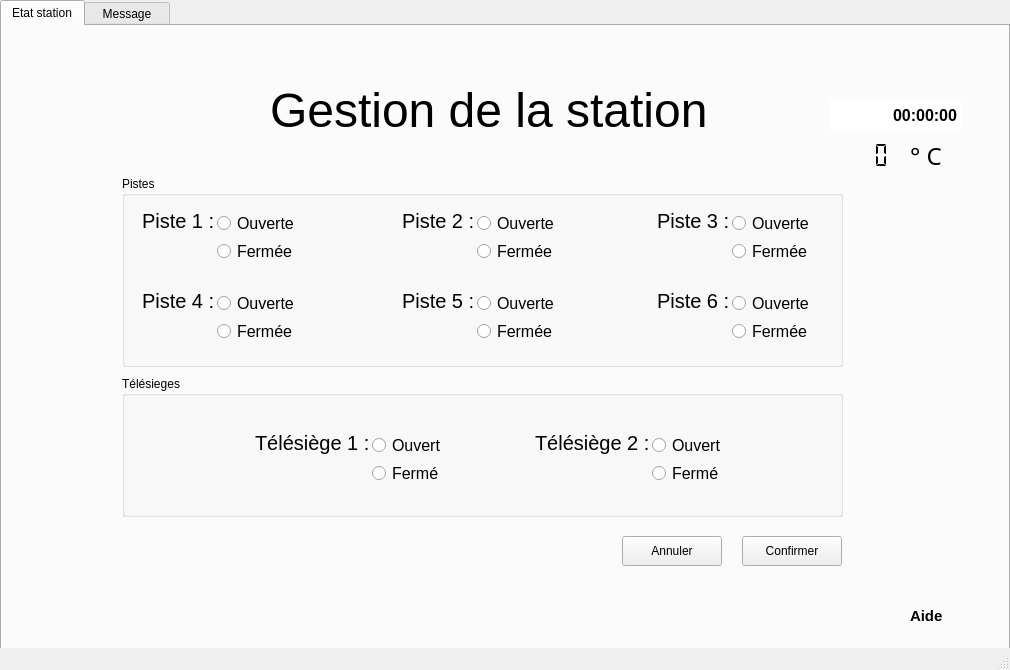
<?xml version="1.0" encoding="UTF-8"?>
<ui version="4.0">
 <class>MainView</class>
 <widget class="QMainWindow" name="MainView">
  <property name="geometry">
   <rect>
    <x>0</x>
    <y>0</y>
    <width>1010</width>
    <height>670</height>
   </rect>
  </property>
  <property name="windowTitle">
   <string>MainView</string>
  </property>
  <widget class="QWidget" name="centralWidget">
   <widget class="QTabWidget" name="tabWidget">
    <property name="enabled">
     <bool>true</bool>
    </property>
    <property name="geometry">
     <rect>
      <x>0</x>
      <y>0</y>
      <width>1010</width>
      <height>670</height>
     </rect>
    </property>
    <property name="minimumSize">
     <size>
      <width>0</width>
      <height>0</height>
     </size>
    </property>
    <property name="sizeIncrement">
     <size>
      <width>0</width>
      <height>0</height>
     </size>
    </property>
    <property name="tabPosition">
     <enum>QTabWidget::North</enum>
    </property>
    <property name="tabShape">
     <enum>QTabWidget::Rounded</enum>
    </property>
    <property name="currentIndex">
     <number>0</number>
    </property>
    <property name="iconSize">
     <size>
      <width>16</width>
      <height>16</height>
     </size>
    </property>
    <property name="documentMode">
     <bool>false</bool>
    </property>
    <widget class="QWidget" name="Etats">
     <property name="minimumSize">
      <size>
       <width>0</width>
       <height>0</height>
      </size>
     </property>
     <property name="baseSize">
      <size>
       <width>0</width>
       <height>0</height>
      </size>
     </property>
     <property name="font">
      <font>
       <italic>false</italic>
      </font>
     </property>
     <attribute name="title">
      <string>Etat station</string>
     </attribute>
     <widget class="QLabel" name="heureTxt">
      <property name="geometry">
       <rect>
        <x>900</x>
        <y>120</y>
        <width>121</width>
        <height>41</height>
       </rect>
      </property>
      <property name="font">
       <font>
        <family>Carlito</family>
        <pointsize>18</pointsize>
        <italic>false</italic>
       </font>
      </property>
      <property name="text">
       <string/>
      </property>
     </widget>
     <widget class="QGroupBox" name="Pistes">
      <property name="geometry">
       <rect>
        <x>120</x>
        <y>150</y>
        <width>721</width>
        <height>191</height>
       </rect>
      </property>
      <property name="title">
       <string>Pistes</string>
      </property>
      <widget class="QRadioButton" name="piste3ferme">
       <property name="geometry">
        <rect>
         <x>610</x>
         <y>58</y>
         <width>91</width>
         <height>34</height>
        </rect>
       </property>
       <property name="font">
        <font>
         <pointsize>12</pointsize>
         <italic>false</italic>
        </font>
       </property>
       <property name="text">
        <string>Fermée</string>
       </property>
       <property name="autoExclusive">
        <bool>false</bool>
       </property>
      </widget>
      <widget class="QRadioButton" name="piste5ferme">
       <property name="geometry">
        <rect>
         <x>355</x>
         <y>138</y>
         <width>91</width>
         <height>34</height>
        </rect>
       </property>
       <property name="font">
        <font>
         <pointsize>12</pointsize>
         <italic>false</italic>
        </font>
       </property>
       <property name="text">
        <string>Fermée</string>
       </property>
       <property name="autoExclusive">
        <bool>false</bool>
       </property>
      </widget>
      <widget class="QRadioButton" name="piste3ouvert">
       <property name="geometry">
        <rect>
         <x>610</x>
         <y>30</y>
         <width>91</width>
         <height>34</height>
        </rect>
       </property>
       <property name="font">
        <font>
         <pointsize>12</pointsize>
         <italic>false</italic>
        </font>
       </property>
       <property name="text">
        <string>Ouverte</string>
       </property>
       <property name="autoExclusive">
        <bool>false</bool>
       </property>
      </widget>
      <widget class="QLabel" name="piste5txt">
       <property name="geometry">
        <rect>
         <x>280</x>
         <y>108</y>
         <width>75</width>
         <height>34</height>
        </rect>
       </property>
       <property name="font">
        <font>
         <pointsize>15</pointsize>
         <italic>false</italic>
        </font>
       </property>
       <property name="text">
        <string>Piste 5 :</string>
       </property>
      </widget>
      <widget class="QLabel" name="piste4txt">
       <property name="geometry">
        <rect>
         <x>20</x>
         <y>108</y>
         <width>75</width>
         <height>34</height>
        </rect>
       </property>
       <property name="font">
        <font>
         <pointsize>15</pointsize>
         <italic>false</italic>
        </font>
       </property>
       <property name="text">
        <string>Piste 4 :</string>
       </property>
      </widget>
      <widget class="QLabel" name="piste3txt">
       <property name="geometry">
        <rect>
         <x>535</x>
         <y>28</y>
         <width>75</width>
         <height>34</height>
        </rect>
       </property>
       <property name="font">
        <font>
         <pointsize>15</pointsize>
         <italic>false</italic>
        </font>
       </property>
       <property name="text">
        <string>Piste 3 :</string>
       </property>
      </widget>
      <widget class="QRadioButton" name="piste1ouvert">
       <property name="geometry">
        <rect>
         <x>95</x>
         <y>30</y>
         <width>91</width>
         <height>34</height>
        </rect>
       </property>
       <property name="font">
        <font>
         <pointsize>12</pointsize>
         <italic>false</italic>
        </font>
       </property>
       <property name="text">
        <string>Ouverte</string>
       </property>
       <property name="autoExclusive">
        <bool>false</bool>
       </property>
      </widget>
      <widget class="QRadioButton" name="piste6ferme">
       <property name="geometry">
        <rect>
         <x>610</x>
         <y>138</y>
         <width>91</width>
         <height>34</height>
        </rect>
       </property>
       <property name="font">
        <font>
         <pointsize>12</pointsize>
         <italic>false</italic>
        </font>
       </property>
       <property name="text">
        <string>Fermée</string>
       </property>
       <property name="autoExclusive">
        <bool>false</bool>
       </property>
      </widget>
      <widget class="QLabel" name="piste2txt">
       <property name="geometry">
        <rect>
         <x>280</x>
         <y>28</y>
         <width>75</width>
         <height>34</height>
        </rect>
       </property>
       <property name="font">
        <font>
         <pointsize>15</pointsize>
         <italic>false</italic>
        </font>
       </property>
       <property name="text">
        <string>Piste 2 :</string>
       </property>
      </widget>
      <widget class="QRadioButton" name="piste5ouvert">
       <property name="geometry">
        <rect>
         <x>355</x>
         <y>110</y>
         <width>91</width>
         <height>34</height>
        </rect>
       </property>
       <property name="font">
        <font>
         <pointsize>12</pointsize>
         <italic>false</italic>
        </font>
       </property>
       <property name="text">
        <string>Ouverte</string>
       </property>
       <property name="autoExclusive">
        <bool>false</bool>
       </property>
      </widget>
      <widget class="QRadioButton" name="piste1ferme">
       <property name="geometry">
        <rect>
         <x>95</x>
         <y>58</y>
         <width>91</width>
         <height>34</height>
        </rect>
       </property>
       <property name="font">
        <font>
         <pointsize>12</pointsize>
         <italic>false</italic>
        </font>
       </property>
       <property name="text">
        <string>Fermée</string>
       </property>
       <property name="autoExclusive">
        <bool>false</bool>
       </property>
      </widget>
      <widget class="QRadioButton" name="piste2ferme">
       <property name="geometry">
        <rect>
         <x>355</x>
         <y>58</y>
         <width>91</width>
         <height>34</height>
        </rect>
       </property>
       <property name="font">
        <font>
         <pointsize>12</pointsize>
         <italic>false</italic>
        </font>
       </property>
       <property name="text">
        <string>Fermée</string>
       </property>
       <property name="autoExclusive">
        <bool>false</bool>
       </property>
      </widget>
      <widget class="QRadioButton" name="piste4ouvert">
       <property name="geometry">
        <rect>
         <x>95</x>
         <y>110</y>
         <width>91</width>
         <height>34</height>
        </rect>
       </property>
       <property name="font">
        <font>
         <pointsize>12</pointsize>
         <italic>false</italic>
        </font>
       </property>
       <property name="text">
        <string>Ouverte</string>
       </property>
       <property name="autoExclusive">
        <bool>false</bool>
       </property>
      </widget>
      <widget class="QLabel" name="piste6txt">
       <property name="geometry">
        <rect>
         <x>535</x>
         <y>108</y>
         <width>75</width>
         <height>34</height>
        </rect>
       </property>
       <property name="font">
        <font>
         <pointsize>15</pointsize>
         <italic>false</italic>
        </font>
       </property>
       <property name="text">
        <string>Piste 6 :</string>
       </property>
      </widget>
      <widget class="QLabel" name="piste1txt">
       <property name="geometry">
        <rect>
         <x>20</x>
         <y>28</y>
         <width>75</width>
         <height>34</height>
        </rect>
       </property>
       <property name="font">
        <font>
         <pointsize>15</pointsize>
         <italic>false</italic>
        </font>
       </property>
       <property name="text">
        <string>Piste 1 :</string>
       </property>
      </widget>
      <widget class="QRadioButton" name="piste2ouvert">
       <property name="geometry">
        <rect>
         <x>355</x>
         <y>30</y>
         <width>91</width>
         <height>34</height>
        </rect>
       </property>
       <property name="font">
        <font>
         <pointsize>12</pointsize>
         <italic>false</italic>
        </font>
       </property>
       <property name="text">
        <string>Ouverte</string>
       </property>
       <property name="autoExclusive">
        <bool>false</bool>
       </property>
      </widget>
      <widget class="QRadioButton" name="piste4ferme">
       <property name="geometry">
        <rect>
         <x>95</x>
         <y>138</y>
         <width>91</width>
         <height>34</height>
        </rect>
       </property>
       <property name="font">
        <font>
         <pointsize>12</pointsize>
         <italic>false</italic>
        </font>
       </property>
       <property name="text">
        <string>Fermée</string>
       </property>
       <property name="autoExclusive">
        <bool>false</bool>
       </property>
      </widget>
      <widget class="QRadioButton" name="piste6ouvert">
       <property name="geometry">
        <rect>
         <x>610</x>
         <y>110</y>
         <width>91</width>
         <height>34</height>
        </rect>
       </property>
       <property name="font">
        <font>
         <pointsize>12</pointsize>
         <italic>false</italic>
        </font>
       </property>
       <property name="text">
        <string>Ouverte</string>
       </property>
       <property name="autoExclusive">
        <bool>false</bool>
       </property>
      </widget>
     </widget>
     <widget class="QGroupBox" name="groupBox_2">
      <property name="geometry">
       <rect>
        <x>120</x>
        <y>350</y>
        <width>721</width>
        <height>141</height>
       </rect>
      </property>
      <property name="title">
       <string>Télésieges</string>
      </property>
      <widget class="QLabel" name="teles1txt">
       <property name="geometry">
        <rect>
         <x>133</x>
         <y>50</y>
         <width>131</width>
         <height>34</height>
        </rect>
       </property>
       <property name="font">
        <font>
         <pointsize>15</pointsize>
         <italic>false</italic>
        </font>
       </property>
       <property name="text">
        <string>Télésiège 1 :</string>
       </property>
      </widget>
      <widget class="QRadioButton" name="teles1ouvert">
       <property name="geometry">
        <rect>
         <x>250</x>
         <y>52</y>
         <width>91</width>
         <height>34</height>
        </rect>
       </property>
       <property name="font">
        <font>
         <pointsize>12</pointsize>
         <italic>false</italic>
        </font>
       </property>
       <property name="text">
        <string>Ouvert</string>
       </property>
       <property name="checkable">
        <bool>false</bool>
       </property>
       <property name="autoExclusive">
        <bool>false</bool>
       </property>
      </widget>
      <widget class="QRadioButton" name="teles2ferme">
       <property name="geometry">
        <rect>
         <x>530</x>
         <y>80</y>
         <width>91</width>
         <height>34</height>
        </rect>
       </property>
       <property name="font">
        <font>
         <pointsize>12</pointsize>
         <italic>false</italic>
        </font>
       </property>
       <property name="text">
        <string>Fermé</string>
       </property>
       <property name="checkable">
        <bool>false</bool>
       </property>
       <property name="autoExclusive">
        <bool>false</bool>
       </property>
      </widget>
      <widget class="QLabel" name="teles2txt">
       <property name="geometry">
        <rect>
         <x>413</x>
         <y>50</y>
         <width>121</width>
         <height>34</height>
        </rect>
       </property>
       <property name="font">
        <font>
         <pointsize>15</pointsize>
         <italic>false</italic>
        </font>
       </property>
       <property name="text">
        <string>Télésiège 2 :</string>
       </property>
      </widget>
      <widget class="QRadioButton" name="teles2ouvert">
       <property name="geometry">
        <rect>
         <x>530</x>
         <y>52</y>
         <width>91</width>
         <height>34</height>
        </rect>
       </property>
       <property name="font">
        <font>
         <pointsize>12</pointsize>
         <italic>false</italic>
        </font>
       </property>
       <property name="text">
        <string>Ouvert</string>
       </property>
       <property name="checkable">
        <bool>false</bool>
       </property>
       <property name="autoExclusive">
        <bool>false</bool>
       </property>
      </widget>
      <widget class="QRadioButton" name="teles1ferme">
       <property name="geometry">
        <rect>
         <x>250</x>
         <y>80</y>
         <width>91</width>
         <height>34</height>
        </rect>
       </property>
       <property name="font">
        <font>
         <pointsize>12</pointsize>
         <italic>false</italic>
        </font>
       </property>
       <property name="text">
        <string>Fermé</string>
       </property>
       <property name="checkable">
        <bool>false</bool>
       </property>
       <property name="autoExclusive">
        <bool>false</bool>
       </property>
      </widget>
     </widget>
     <widget class="QPushButton" name="AnnulerP">
      <property name="geometry">
       <rect>
        <x>620</x>
        <y>510</y>
        <width>100</width>
        <height>30</height>
       </rect>
      </property>
      <property name="text">
       <string>Annuler</string>
      </property>
     </widget>
     <widget class="QPushButton" name="ConfirmerP">
      <property name="geometry">
       <rect>
        <x>740</x>
        <y>510</y>
        <width>100</width>
        <height>30</height>
       </rect>
      </property>
      <property name="text">
       <string>Confirmer</string>
      </property>
     </widget>
     <zorder>Pistes</zorder>
     <zorder>heureTxt</zorder>
     <zorder>groupBox_2</zorder>
     <zorder>AnnulerP</zorder>
     <zorder>ConfirmerP</zorder>
    </widget>
    <widget class="QWidget" name="Message">
     <attribute name="title">
      <string>  Message  </string>
     </attribute>
     <widget class="QGroupBox" name="Messages">
      <property name="geometry">
       <rect>
        <x>170</x>
        <y>140</y>
        <width>651</width>
        <height>401</height>
       </rect>
      </property>
      <property name="title">
       <string>Messages</string>
      </property>
      <widget class="QLineEdit" name="message10Edit">
       <property name="geometry">
        <rect>
         <x>200</x>
         <y>360</y>
         <width>400</width>
         <height>25</height>
        </rect>
       </property>
      </widget>
      <widget class="QLineEdit" name="message9Edit">
       <property name="geometry">
        <rect>
         <x>200</x>
         <y>325</y>
         <width>400</width>
         <height>25</height>
        </rect>
       </property>
      </widget>
      <widget class="QLineEdit" name="message8Edit">
       <property name="geometry">
        <rect>
         <x>200</x>
         <y>290</y>
         <width>400</width>
         <height>25</height>
        </rect>
       </property>
      </widget>
      <widget class="QLineEdit" name="message2Edit">
       <property name="geometry">
        <rect>
         <x>200</x>
         <y>80</y>
         <width>400</width>
         <height>25</height>
        </rect>
       </property>
      </widget>
      <widget class="QLineEdit" name="message1Edit">
       <property name="geometry">
        <rect>
         <x>200</x>
         <y>45</y>
         <width>400</width>
         <height>25</height>
        </rect>
       </property>
      </widget>
      <widget class="QLineEdit" name="message7Edit">
       <property name="geometry">
        <rect>
         <x>200</x>
         <y>255</y>
         <width>400</width>
         <height>25</height>
        </rect>
       </property>
      </widget>
      <widget class="QLineEdit" name="message3Edit">
       <property name="geometry">
        <rect>
         <x>200</x>
         <y>115</y>
         <width>400</width>
         <height>25</height>
        </rect>
       </property>
      </widget>
      <widget class="QLineEdit" name="message4Edit">
       <property name="geometry">
        <rect>
         <x>200</x>
         <y>150</y>
         <width>400</width>
         <height>25</height>
        </rect>
       </property>
      </widget>
      <widget class="QLineEdit" name="message5Edit">
       <property name="geometry">
        <rect>
         <x>200</x>
         <y>185</y>
         <width>400</width>
         <height>25</height>
        </rect>
       </property>
      </widget>
      <widget class="QLabel" name="messagetxt">
       <property name="geometry">
        <rect>
         <x>30</x>
         <y>40</y>
         <width>161</width>
         <height>31</height>
        </rect>
       </property>
       <property name="font">
        <font>
         <pointsize>15</pointsize>
        </font>
       </property>
       <property name="text">
        <string>Message actuel :</string>
       </property>
      </widget>
      <widget class="QLineEdit" name="message6Edit">
       <property name="geometry">
        <rect>
         <x>200</x>
         <y>220</y>
         <width>400</width>
         <height>25</height>
        </rect>
       </property>
      </widget>
     </widget>
     <widget class="QPushButton" name="AnnulerM">
      <property name="geometry">
       <rect>
        <x>600</x>
        <y>560</y>
        <width>100</width>
        <height>30</height>
       </rect>
      </property>
      <property name="text">
       <string>Annuler</string>
      </property>
     </widget>
     <widget class="QPushButton" name="ConfirmerM">
      <property name="geometry">
       <rect>
        <x>720</x>
        <y>560</y>
        <width>100</width>
        <height>30</height>
       </rect>
      </property>
      <property name="text">
       <string>Confirmer</string>
      </property>
     </widget>
    </widget>
   </widget>
   <widget class="QLabel" name="titretxt">
    <property name="geometry">
     <rect>
      <x>270</x>
      <y>80</y>
      <width>551</width>
      <height>61</height>
     </rect>
    </property>
    <property name="font">
     <font>
      <pointsize>36</pointsize>
      <italic>false</italic>
     </font>
    </property>
    <property name="text">
     <string>Gestion de la station</string>
    </property>
   </widget>
   <widget class="QLabel" name="tempTxt">
    <property name="geometry">
     <rect>
      <x>910</x>
      <y>140</y>
      <width>61</width>
      <height>31</height>
     </rect>
    </property>
    <property name="font">
     <font>
      <family>Digital dream</family>
      <pointsize>18</pointsize>
      <weight>50</weight>
      <bold>false</bold>
     </font>
    </property>
    <property name="text">
     <string>° C</string>
    </property>
   </widget>
   <widget class="QTimeEdit" name="heureEdit">
    <property name="geometry">
     <rect>
      <x>830</x>
      <y>100</y>
      <width>131</width>
      <height>31</height>
     </rect>
    </property>
    <property name="font">
     <font>
      <pointsize>12</pointsize>
      <weight>75</weight>
      <bold>true</bold>
     </font>
    </property>
    <property name="wrapping">
     <bool>false</bool>
    </property>
    <property name="frame">
     <bool>false</bool>
    </property>
    <property name="alignment">
     <set>Qt::AlignRight|Qt::AlignTrailing|Qt::AlignVCenter</set>
    </property>
    <property name="readOnly">
     <bool>false</bool>
    </property>
    <property name="buttonSymbols">
     <enum>QAbstractSpinBox::NoButtons</enum>
    </property>
    <property name="displayFormat">
     <string>HH:mm:ss</string>
    </property>
   </widget>
   <widget class="QLCDNumber" name="tempLCD">
    <property name="geometry">
     <rect>
      <x>820</x>
      <y>140</y>
      <width>71</width>
      <height>31</height>
     </rect>
    </property>
    <property name="frameShape">
     <enum>QFrame::NoFrame</enum>
    </property>
    <property name="frameShadow">
     <enum>QFrame::Sunken</enum>
    </property>
    <property name="segmentStyle">
     <enum>QLCDNumber::Flat</enum>
    </property>
   </widget>
   <widget class="QLabel" name="aideTxt">
    <property name="geometry">
     <rect>
      <x>910</x>
      <y>600</y>
      <width>51</width>
      <height>31</height>
     </rect>
    </property>
    <property name="font">
     <font>
      <pointsize>11</pointsize>
      <weight>75</weight>
      <bold>true</bold>
     </font>
    </property>
    <property name="text">
     <string>Aide</string>
    </property>
    <property name="textFormat">
     <enum>Qt::AutoText</enum>
    </property>
   </widget>
  </widget>
  <widget class="QStatusBar" name="statusBar"/>
 </widget>
 <layoutdefault spacing="6" margin="11"/>
 <resources/>
 <connections/>
</ui>
